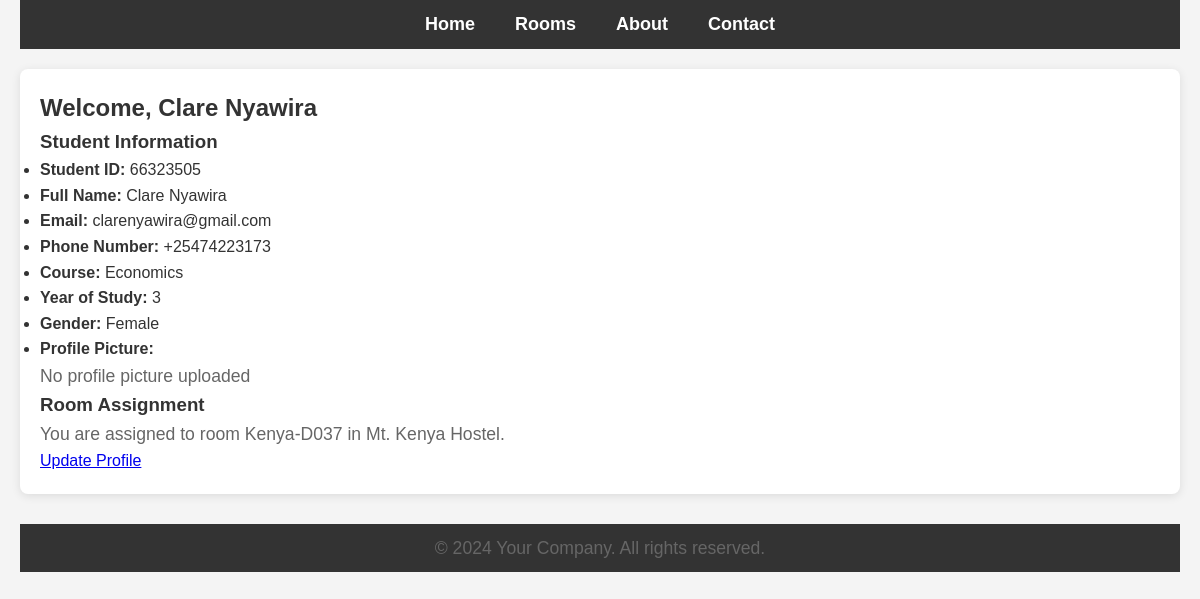
/student/dashboard/ (signed in), run on the app's committed database.
### main/models.py (models this page shows, shortened)
class Student(models.Model):
    GENDER_CHOICES = [
        ('Male', 'Male'),
        ('Female', 'Female'),
    ]
    student_id = models.CharField(max_length=20, unique=True)
    first_name = models.CharField(max_length=50)
    last_name = models.CharField(max_length=50)
    email = models.EmailField()
    phone_number = models.CharField(max_length=15)
    course = models.CharField(max_length=100)
    year_of_study = models.PositiveIntegerField()
    gender = models.CharField(max_length=10, choices=GENDER_CHOICES)
    profile_picture = models.ImageField(upload_to='profile_pics/', blank=True, null=True)
    room = models.ForeignKey('Room', on_delete=models.SET_NULL, null=True, blank=True)
    date_registered = models.DateTimeField(auto_now_add=True)
    username = models.CharField(max_length=20,  blank=True)

class Room(models.Model):
    ROOM_TYPE_CHOICES = [
        ('Single', 'Single'),
        ('Double', 'Double'),
        ('Triple', 'Triple'),
    ]
    room_number = models.CharField(max_length=10, unique=True)
    capacity = models.PositiveIntegerField(default=4)  # Default to 4 beds
    room_type = models.CharField(max_length=10, choices=ROOM_TYPE_CHOICES)
    hostel = models.ForeignKey('Hostel', on_delete=models.CASCADE)

class Hostel(models.Model):
    GENDER_CHOICES = [
        ('Male', 'Male'),
        ('Female', 'Female'),
    ]
    name = models.CharField(max_length=100, unique=True)
    location = models.CharField(max_length=150)
    total_rooms = models.PositiveIntegerField()
    warden = models.CharField(max_length=100)
    gender = models.CharField(max_length=6, choices=GENDER_CHOICES)  # Gender of the students allowed to stay in this hostel

### main/views.py (the view)
# urls.py: path('student/dashboard/', views.student_dashboard, name='student_dashboard'),
@login_required
def student_dashboard(request):
    user = request.user
    try:
        student = Student.objects.get(student_id=user.username)  # Assuming username is student_id
        context = {
            'student': student,
            'user': user,
        }
        return render(request, 'student_dashboard.html', context)
    except Student.DoesNotExist:
        messages.error(request, "Student information not found.")
        return redirect('login')  # Redirect to home or any other page

### templates/student_dashboard.html
{% extends 'base.html' %}
{% block content %}
  <h2>Welcome, {{ user.first_name }} {{ user.last_name }}</h2>
  <div class="student-dashboard">
    <h3>Student Information</h3>
    <ul>
      <li><strong>Student ID:</strong> {{ student.student_id }}</li>
      <li><strong>Full Name:</strong> {{ student.first_name }} {{ student.last_name }}</li>
      <li><strong>Email:</strong> {{ student.email }}</li>
      <li><strong>Phone Number:</strong> {{ student.phone_number }}</li>
      <li><strong>Course:</strong> {{ student.course }}</li>
      <li><strong>Year of Study:</strong> {{ student.year_of_study }}</li>
      <li><strong>Gender:</strong> {{ student.gender }}</li>
      <li>
        <strong>Profile Picture:</strong>
        {% if student.profile_picture %}
          <img src="{{ student.profile_picture.url }}" alt="Profile Picture" width="100" />
        {% else %}
          <p>No profile picture uploaded</p>
        {% endif %}
      </li>
    </ul>
    <h3>Room Assignment</h3>
    {% if student.room %}
      <p>You are assigned to room {{ student.room.room_number }} in {{ student.room.hostel.name }}.</p>
    {% else %}
      <p>You have not been assigned to a room yet.</p>
    {% endif %}
    <div class="actions">
      <a href="{% url 'update_profile' %}">Update Profile</a>
    </div>
  </div>
{% endblock %}

### static/css/styles.css (style rules this page uses)
* { margin: 0; padding: 0; box-sizing: border-box; }
body { font-family: Arial, sans-serif; line-height: 1.6; background-color: #f4f4f4; color: #333; padding: 0 20px; }
p { font-size: 1.1rem; color: #666; }

### data on the page
Student: student_id "66323505", first_name "Clare", last_name "Nyawira", email "clarenyawira@gmail.com", phone_number "+25474223173", course "Economics", year_of_study "3", gender "Female", room.room_number "Kenya-D037", room.hostel.name "Mt. Kenya Hostel"

### other printed values
{{ user.first_name }} "Clare"
{{ user.last_name }} "Nyawira"
